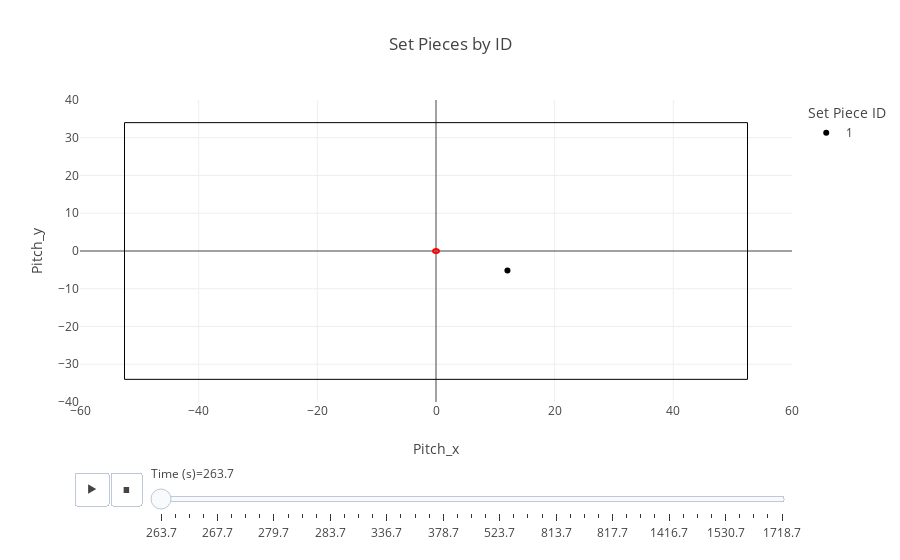

Write notebook code for a chart like this one.
### Code cell
fig_setpieces = px.scatter(set_pieces, x="Pitch_x", y="Pitch_y", animation_frame="Time (s)", 
                 range_x=[-60, 60], range_y=[-40, 40], color="SetPiece_Id", labels = {"SetPiece_Id": "Set Piece ID"},
                 title="Set Pieces by ID")

fig_setpieces.add_shape(type="line", x0=-52.5, y0=-34, x1=-52.5, y1=34, line=dict(color="black", width=1))  
fig_setpieces.add_shape(type="line", x0=52.5, y0=-34, x1=52.5, y1=34, line=dict(color="black", width=1))    
fig_setpieces.add_shape(type="line", x0=-52.5, y0=-34, x1=52.5, y1=-34, line=dict(color="black", width=1)) 
fig_setpieces.add_shape(type="line", x0=-52.5, y0=34, x1=52.5, y1=34, line=dict(color="black", width=1))    


fig_setpieces.add_shape(type="circle", x0=-0.5, y0=-0.5, x1=0.5, y1=0.5, line=dict(color="red"), fillcolor="rgba(255, 0, 0, 0.1)")
fig_setpieces.show()

### Figure 1 — Plotly figure (JSON) as saved in the notebook; plotly's stock layout.template omitted (floating-point values rounded to 4 significant figures)
{"data": [{"hovertemplate": "Set Piece ID=1<br>Time (s)=263.7<br>Pitch_x=%{x}<br>Pitch_y=%{y}<extra></extra>", "legendgroup": "1", "marker": {"color": "#000001", "symbol": "circle"}, "mode": "markers", "name": "1", "orientation": "v", "showlegend": true, "type": "scatter", "x": [12.04], "xaxis": "x", "y": [-5.152], "yaxis": "y"}], "layout": {"legend": {"title": {"text": "Set Piece ID"}, "tracegroupgap": 0}, "shapes": [{"line": {"color": "black", "width": 1}, "type": "line", "x0": -52.5, "x1": -52.5, "y0": -34, "y1": 34}, {"line": {"color": "black", "width": 1}, "type": "line", "x0": 52.5, "x1": 52.5, "y0": -34, "y1": 34}, {"line": {"color": "black", "width": 1}, "type": "line", "x0": -52.5, "x1": 52.5, "y0": -34, "y1": -34}, {"line": {"color": "black", "width": 1}, "type": "line", "x0": -52.5, "x1": 52.5, "y0": 34, "y1": 34}, {"fillcolor": "rgba(255, 0, 0, 0.1)", "line": {"color": "red"}, "type": "circle", "x0": -0.5, "x1": 0.5, "y0": -0.5, "y1": 0.5}], "sliders": [{"active": 0, "currentvalue": {"prefix": "Time (s)="}, "len": 0.9, "pad": {"b": 10, "t": 60}, "steps": [{"args": [["263.7"], {"frame": {"duration": 0, "redraw": false}, "fromcurrent": true, "mode": "immediate", "transition": {"duration": 0, "easing": "linear"}}], "label": "263.7", "method": "animate"}, {"args": [["264.7"], {"frame": {"duration": 0, "redraw": false}, "fromcurrent": true, "mode": "immediate", "transition": {"duration": 0, "easing": "linear"}}], "label": "264.7", "method": "animate"}, {"args": [["265.7"], {"frame": {"duration": 0, "redraw": false}, "fromcurrent": true, "mode": "immediate", "transition": {"duration": 0, "easing": "linear"}}], "label": "265.7", "method": "animate"}, {"args": [["266.7"], {"frame": {"duration": 0, "redraw": false}, "fromcurrent": true, "mode": "immediate", "transition": {"duration": 0, "easing": "linear"}}], "label": "266.7", "method": "animate"}, {"args": [["267.7"], {"frame": {"duration": 0, "redraw": false}, "fromcurrent": true, "mode": "immediate", "transition": {"duration": 0, "easing": "linear"}}], "label": "267.7", "method": "animate"}, {"args": [["276.7"], {"frame": {"duration": 0, "redraw": false}, "fromcurrent": true, "mode": "immediate", "transition": {"duration": 0, "easing": "linear"}}], "label": "276.7", "method": "animate"}, {"args": [["277.7"], {"frame": {"duration": 0, "redraw": false}, "fromcurrent": true, "mode": "immediate", "transition": {"duration": 0, "easing": "linear"}}], "label": "277.7", "method": "animate"}, {"args": [["278.7"], {"frame": {"duration": 0, "redraw": false}, "fromcurrent": true, "mode": "immediate", "transition": {"duration": 0, "easing": "linear"}}], "label": "278.7", "method": "animate"}, {"args": [["279.7"], {"frame": {"duration": 0, "redraw": false}, "fromcurrent": true, "mode": "immediate", "transition": {"duration": 0, "easing": "linear"}}], "label": "279.7", "method": "animate"}, {"args": [["280.7"], {"frame": {"duration": 0, "redraw": false}, "fromcurrent": true, "mode": "immediate", "transition": {"duration": 0, "easing": "linear"}}], "label": "280.7", "method": "animate"}, {"args": [["281.7"], {"frame": {"duration": 0, "redraw": false}, "fromcurrent": true, "mode": "immediate", "transition": {"duration": 0, "easing": "linear"}}], "label": "281.7", "method": "animate"}, {"args": [["282.7"], {"frame": {"duration": 0, "redraw": false}, "fromcurrent": true, "mode": "immediate", "transition": {"duration": 0, "easing": "linear"}}], "label": "282.7", "method": "animate"}, {"args": [["283.7"], {"frame": {"duration": 0, "redraw": false}, "fromcurrent": true, "mode": "immediate", "transition": {"duration": 0, "easing": "linear"}}], "label": "283.7", "method": "animate"}, {"args": [["284.7"], {"frame": {"duration": 0, "redraw": false}, "fromcurrent": true, "mode": "immediate", "transition": {"duration": 0, "easing": "linear"}}], "label": "284.7", "method": "animate"}, {"args": [["334.7"], {"frame": {"duration": 0, "redraw": false}, "fromcurrent": true, "mode": "immediate", "transition": {"duration": 0, "easing": "linear"}}], "label": "334.7", "method": "animate"}, {"args": [["335.7"], {"frame": {"duration": 0, "redraw": false}, "fromcurrent": true, "mode": "immediate", "transition": {"duration": 0, "easing": "linear"}}], "label": "335.7", "method": "animate"}, {"args": [["336.7"], {"frame": {"duration": 0, "redraw": false}, "fromcurrent": true, "mode": "immediate", "transition": {"duration": 0, "easing": "linear"}}], "label": "336.7", "method": "animate"}, {"args": [["337.7"], {"frame": {"duration": 0, "redraw": false}, "fromcurrent": true, "mode": "immediate", "transition": {"duration": 0, "easing": "linear"}}], "label": "337.7", "method": "animate"}, {"args": [["338.7"], {"frame": {"duration": 0, "redraw": false}, "fromcurrent": true, "mode": "immediate", "transition": {"duration": 0, "easing": "linear"}}], "label": "338.7", "method": "animate"}, {"args": [["377.7"], {"frame": {"duration": 0, "redraw": false}, "fromcurrent": true, "mode": "immediate", "transition": {"duration": 0, "easing": "linear"}}], "label": "377.7", "method": "animate"}, {"args": [["378.7"], {"frame": {"duration": 0, "redraw": false}, "fromcurrent": true, "mode": "immediate", "transition": {"duration": 0, "easing": "linear"}}], "label": "378.7", "method": "animate"}, {"args": [["379.7"], {"frame": {"duration": 0, "redraw": false}, "fromcurrent": true, "mode": "immediate", "transition": {"duration": 0, "easing": "linear"}}], "label": "379.7", "method": "animate"}, {"args": [["380.7"], {"frame": {"duration": 0, "redraw": false}, "fromcurrent": true, "mode": "immediate", "transition": {"duration": 0, "easing": "linear"}}], "label": "380.7", "method": "animate"}, {"args": [["522.7"], {"frame": {"duration": 0, "redraw": false}, "fromcurrent": true, "mode": "immediate", "transition": {"duration": 0, "easing": "linear"}}], "label": "522.7", "method": "animate"}, {"args": [["523.7"], {"frame": {"duration": 0, "redraw": false}, "fromcurrent": true, "mode": "immediate", "transition": {"duration": 0, "easing": "linear"}}], "label": "523.7", "method": "animate"}, {"args": [["524.7"], {"frame": {"duration": 0, "redraw": false}, "fromcurrent": true, "mode": "immediate", "transition": {"duration": 0, "easing": "linear"}}], "label": "524.7", "method": "animate"}, {"args": [["525.7"], {"frame": {"duration": 0, "redraw": false}, "fromcurrent": true, "mode": "immediate", "transition": {"duration": 0, "easing": "linear"}}], "label": "525.7", "method": "animate"}, {"args": [["812.7"], {"frame": {"duration": 0, "redraw": false}, "fromcurrent": true, "mode": "immediate", "transition": {"duration": 0, "easing": "linear"}}], "label": "812.7", "method": "animate"}, {"args": [["813.7"], {"frame": {"duration": 0, "redraw": false}, "fromcurrent": true, "mode": "immediate", "transition": {"duration": 0, "easing": "linear"}}], "label": "813.7", "method": "animate"}, {"args": [["814.7"], {"frame": {"duration": 0, "redraw": false}, "fromcurrent": true, "mode": "immediate", "transition": {"duration": 0, "easing": "linear"}}], "label": "814.7", "method": "animate"}, {"args": [["815.7"], {"frame": {"duration": 0, "redraw": false}, "fromcurrent": true, "mode": "immediate", "transition": {"duration": 0, "easing": "linear"}}], "label": "815.7", "method": "animate"}, {"args": [["816.7"], {"frame": {"duration": 0, "redraw": false}, "fromcurrent": true, "mode": "immediate", "transition": {"duration": 0, "easing": "linear"}}], "label": "816.7", "method": "animate"}, {"args": [["817.7"], {"frame": {"duration": 0, "redraw": false}, "fromcurrent": true, "mode": "immediate", "transition": {"duration": 0, "easing": "linear"}}], "label": "817.7", "method": "animate"}, {"args": [["818.7"], {"frame": {"duration": 0, "redraw": false}, "fromcurrent": true, "mode": "immediate", "transition": {"duration": 0, "easing": "linear"}}], "label": "818.7", "method": "animate"}, {"args": [["1414.7"], {"frame": {"duration": 0, "redraw": false}, "fromcurrent": true, "mode": "immediate", "transition": {"duration": 0, "easing": "linear"}}], "label": "1414.7", "method": "animate"}, {"args": [["1415.7"], {"frame": {"duration": 0, "redraw": false}, "fromcurrent": true, "mode": "immediate", "transition": {"duration": 0, "easing": "linear"}}], "label": "1415.7", "method": "animate"}, {"args": [["1416.7"], {"frame": {"duration": 0, "redraw": false}, "fromcurrent": true, "mode": "immediate", "transition": {"duration": 0, "easing": "linear"}}], "label": "1416.7", "method": "animate"}, {"args": [["1417.7"], {"frame": {"duration": 0, "redraw": false}, "fromcurrent": true, "mode": "immediate", "transition": {"duration": 0, "easing": "linear"}}], "label": "1417.7", "method": "animate"}, {"args": [["1418.7"], {"frame": {"duration": 0, "redraw": false}, "fromcurrent": true, "mode": "immediate", "transition": {"duration": 0, "easing": "linear"}}], "label": "1418.7", "method": "animate"}, {"args": [["1419.7"], {"frame": {"duration": 0, "redraw": false}, "fromcurrent": true, "mode": "immediate", "transition": {"duration": 0, "easing": "linear"}}], "label": "1419.7", "method": "animate"}, {"args": [["1530.7"], {"frame": {"duration": 0, "redraw": false}, "fromcurrent": true, "mode": "immediate", "transition": {"duration": 0, "easing": "linear"}}], "label": "1530.7", "method": "animate"}, {"args": [["1531.7"], {"frame": {"duration": 0, "redraw": false}, "fromcurrent": true, "mode": "immediate", "transition": {"duration": 0, "easing": "linear"}}], "label": "1531.7", "method": "animate"}, {"args": [["1532.7"], {"frame": {"duration": 0, "redraw": false}, "fromcurrent": true, "mode": "immediate", "transition": {"duration": 0, "easing": "linear"}}], "label": "1532.7", "method": "animate"}, {"args": [["1533.7"], {"frame": {"duration": 0, "redraw": false}, "fromcurrent": true, "mode": "immediate", "transition": {"duration": 0, "easing": "linear"}}], "label": "1533.7", "method": "animate"}, {"args": [["1718.7"], {"frame": {"duration": 0, "redraw": false}, "fromcurrent": true, "mode": "immediate", "transition": {"duration": 0, "easing": "linear"}}], "label": "1718.7", "method": "animate"}], "x": 0.1, "xanchor": "left", "y": 0, "yanchor": "top"}], "title": {"text": "Set Pieces by ID"}, "updatemenus": [{"buttons": [{"args": [null, {"frame": {"duration": 500, "redraw": false}, "fromcurrent": true, "mode": "immediate", "transition": {"duration": 500, "easing": "linear"}}], "label": "&#9654;", "method": "animate"}, {"args": [[null], {"frame": {"duration": 0, "redraw": false}, "fromcurrent": true, "mode": "immediate", "transition": {"duration": 0, "easing": "linear"}}], "label": "&#9724;", "method": "animate"}], "direction": "left", "pad": {"r": 10, "t": 70}, "showactive": false, "type": "buttons", "x": 0.1, "xanchor": "right", "y": 0, "yanchor": "top"}], "xaxis": {"anchor": "y", "domain": [0, 1], "range": [-60, 60], "title": {"text": "Pitch_x"}}, "yaxis": {"anchor": "x", "domain": [0, 1], "range": [-40, 40], "title": {"text": "Pitch_y"}}}}
